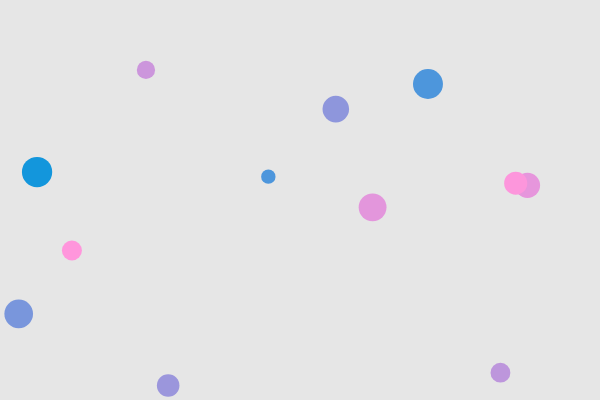
Frame 1 (no input)
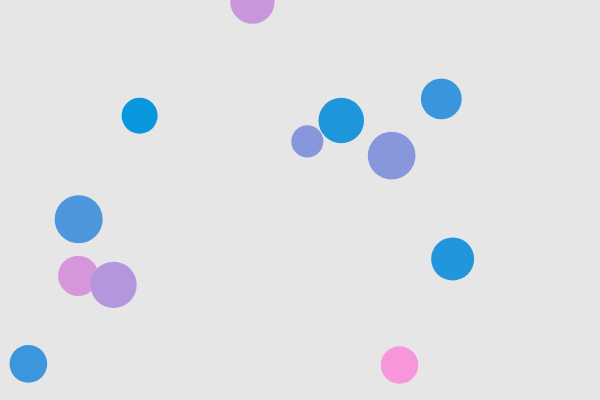
Frame 60 (no input)
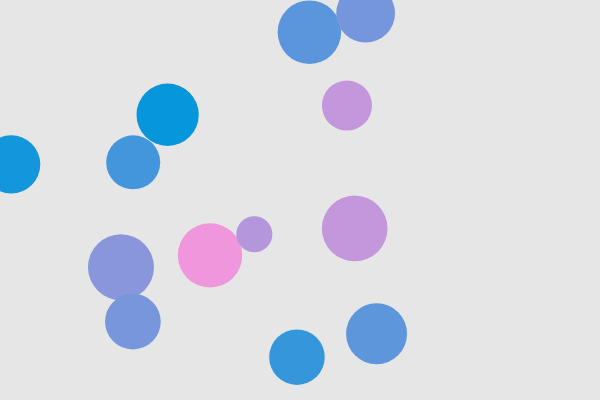
Frame 120 (the mouse pressed at the canvas centre since frame 60)

The p5.js sketch that drew these frames (run headless with seeded random() and noise() and a simulated clock; from frame 60 on, the mouse is pressed at the canvas centre):

// p5.js sketch
// ── sketch.js
// DM2008 — Activity 4b [Guided]
// Objects in Motion (50 min)
//
// You have a working Agent class to start with — your job is to bring it to life.
// Each agent moves, changes over time, and is drawn to the screen.
// Mouse click adds a new agent. C clears them all.
//
// Things to try:
// - Change the starting values (size, speed, color) to see what happens
// - Make agents bounce instead of wrap — what needs to change?
// - Add a second method to your class beyond update() and show()
//
// Stretch: give each agent a lifespan — shrink or fade it over time, then remove it.
// Hint: a backward loop lets you safely splice items while iterating.

let agents = [];
const NUM_START = 12;

function setup() {
  createCanvas(600, 400);
  noStroke();

  for (let i = 0; i < NUM_START; i++) {
    let x = random(width);
    let y = random(height);
    let sz = random(12, 36);
    let speedX = random(-2, 2);
    let speedY = random(-2, 2);
    agents.push(new Agent(x, y, sz, speedX, speedY));
  }
}

function draw() {
  background(230);

  for (let i = 0; i < agents.length; i++) {
    agents[i].update();
    agents[i].show();
    agents[i].shrink ();
  }
}

function mousePressed() {
  let sz = random(16, 40);
  let speedX = random(-2, 2);
  let speedY = random(-2, 2);
  agents.push(new Agent(mouseX, mouseY, sz, speedX, speedY));
}

function keyPressed() {
  // Replacing the array with an empty one effectively clears all agents
  if (key == "C" || key == "c") {
    agents = [];
  }
}

class Agent {
  constructor(x, y, sz, speedX, speedY) {
    this.x = x;
    this.y = y;
    this.sz = sz;
    this.dx = speedX;
    this.dy = speedY;
    this.col = random(255); // a color value that will change over time
    // What else might your agent need to know about itself?
  }
  shrink (){
  if (this.sz > 0) {
    this.sz -= -0.3
  }
}

  update() {
    // Position changes by speed each frame — can you see why?
    this.x += this.dx;
    this.y += this.dy;

    // This is a property changing over time — try changing size or speed instead
    this.col = (this.col + 1) % 255;

    // This wraps agents around the edges — could you make them bounce instead?
    if (this.x > width || this.x < 0) {
      this.dx *= -1; }
      if (this.y > height || this.y < 0) {
        this.dy *= -1;
      }
  }

  show() {
    // this.col drives the color shift — how could you use your other properties here?
    fill(this.col, 150, 220);
    ellipse(this.x, this.y, this.sz);
  }
}
